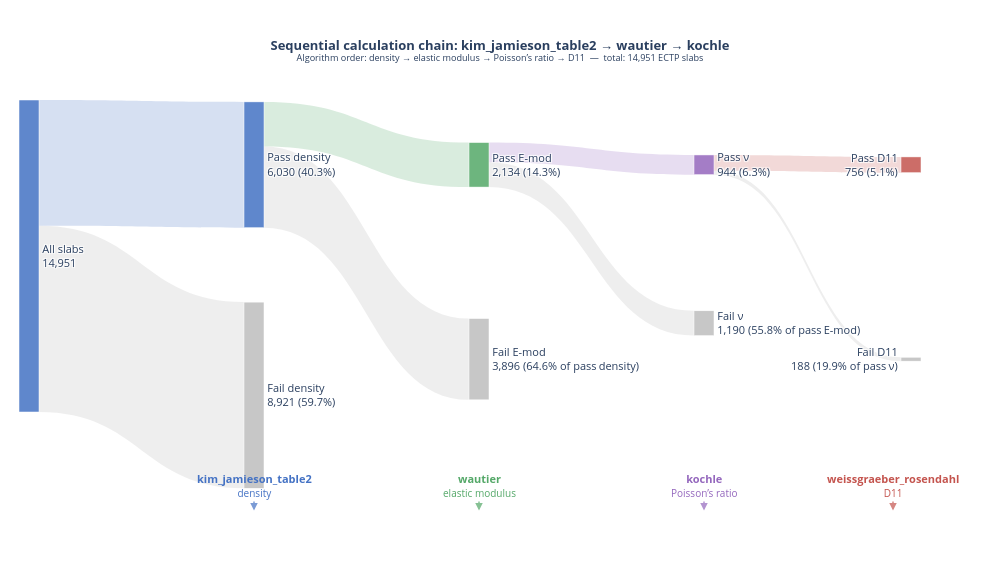

The cell this chart's notebook holds for it:
### Markdown cell above
## 4. Sankey Diagram: kim_jamieson_table2 → wautier → kochle

Slabs lost at each successive step of the calculation chain for the pathway
`kim_jamieson_table2 → wautier → kochle`.

### Code cell
import plotly.graph_objects as go

TARGET          = "kim_jamieson_table2 → wautier → kochle"
METHOD_DENSITY  = "kim_jamieson_table2"
METHOD_EMOD     = "wautier"
METHOD_POISSONS = "kochle"
METHOD_D11      = "weissgraeber_rosendahl"

n_start      = len(ectp_slabs)
sc           = pathway_step_counts[TARGET]

# Sequential step counts (algorithm order: density → E-mod → ν → D11)
n_density    = sc['density']     # slabs where ALL layers got density
n_e_mod      = sc['e_mod']       # slabs where ALL layers got E-mod
n_poissons   = sc['poissons']    # slabs where ALL layers got ν
n_d11        = sc['d11']         # slabs that produced a D11 value

fail_density  = n_start    - n_density
fail_e_mod    = n_density  - n_e_mod
fail_poissons = n_e_mod    - n_poissons
fail_d11      = n_poissons - n_d11

def pct(n, d): return f"{n/d:.1%}" if d else "—"

# ── Node layout ───────────────────────────────────────────────────────────
#
# Column:   0      1      2      3      4
# x pos:  0.01   0.26   0.51   0.76   0.99
#
#  0  All slabs
#  1  Pass density   (high)    2  Fail density   (low, y=0.82)
#  3  Pass E-mod     (high)    4  Fail E-mod     (y=0.72, staggered)
#  5  Pass ν         (high)    6  Fail ν         (y=0.62, staggered)
#  7  Pass D11       (high)    8  Fail D11       (y=0.72)

BLUE  = "rgba( 68, 114, 196, 0.85)"   # density
GREEN = "rgba( 84, 168, 104, 0.85)"   # E-mod
PURP  = "rgba(148, 103, 189, 0.85)"   # Poisson's ratio
RED   = "rgba(196,  84,  78, 0.85)"   # D11
GREY  = "rgba(170, 170, 170, 0.65)"   # failures

node_labels = [
    f"All slabs<br>{n_start:,}",
    f"Pass density<br>{n_density:,} ({pct(n_density, n_start)})",
    f"Fail density<br>{fail_density:,} ({pct(fail_density, n_start)})",
    f"Pass E-mod<br>{n_e_mod:,} ({pct(n_e_mod, n_start)})",
    f"Fail E-mod<br>{fail_e_mod:,} ({pct(fail_e_mod, n_density)} of pass density)",
    f"Pass ν<br>{n_poissons:,} ({pct(n_poissons, n_start)})",
    f"Fail ν<br>{fail_poissons:,} ({pct(fail_poissons, n_e_mod)} of pass E-mod)",
    f"Pass D11<br>{n_d11:,} ({pct(n_d11, n_start)})",
    f"Fail D11<br>{fail_d11:,} ({pct(fail_d11, n_poissons)} of pass ν)",
]

#           0     1     2     3     4     5     6     7     8
node_x   = [0.01, 0.26, 0.26, 0.51, 0.51, 0.76, 0.76, 0.99, 0.99]
node_y   = [0.35, 0.18, 0.82, 0.18, 0.72, 0.18, 0.62, 0.18, 0.72]
node_col = [BLUE, BLUE, GREY, GREEN, GREY, PURP, GREY, RED,  GREY]

link_source = [0, 0, 1, 1, 3, 3, 5, 5]
link_target = [1, 2, 3, 4, 5, 6, 7, 8]
link_value  = [
    n_density,   fail_density,
    n_e_mod,     fail_e_mod,
    n_poissons,  fail_poissons,
    n_d11,       fail_d11,
]
link_color  = [
    "rgba( 68, 114, 196, 0.22)",
    "rgba(170, 170, 170, 0.20)",
    "rgba( 84, 168, 104, 0.22)",
    "rgba(170, 170, 170, 0.20)",
    "rgba(148, 103, 189, 0.22)",
    "rgba(170, 170, 170, 0.20)",
    "rgba(196,  84,  78, 0.22)",
    "rgba(170, 170, 170, 0.20)",
]

fig = go.Figure(go.Sankey(
    arrangement="snap",
    node=dict(
        label=node_labels,
        x=node_x, y=node_y,
        color=node_col,
        pad=12, thickness=20,
        line=dict(color="white", width=0.5),
    ),
    link=dict(
        source=link_source, target=link_target,
        value=link_value, color=link_color,
    ),
))

# ── Method label annotations ──────────────────────────────────────────────
# Labels sit below each destination column. ax/ay are pixel offsets from
# the annotation point (arrow tip is at the label, tail points upward).
# axref/ayref must be 'pixel' in this version of Plotly.

fig.update_layout(
    title=dict(
        text=(
            f"<b>Sequential calculation chain: {TARGET}</b><br>"
            f"<sup>Algorithm order: density → elastic modulus → Poisson’s ratio → D11  —  "
            f"total: {n_start:,} ECTP slabs</sup>"
        ),
        x=0.5, xanchor="center", font=dict(size=13),
    ),
    font=dict(size=11),
    width=1000,
    height=580,
    margin=dict(l=20, r=80, t=100, b=120),
    annotations=[
        # Labels placed below each output column using paper coords;
        # arrow drawn with pixel offset (ax=0 = directly above label).
        dict(
            x=0.26, y=-0.14, xref="paper", yref="paper",
            ax=0, ay=-25, axref="pixel", ayref="pixel",
            showarrow=True, arrowhead=2, arrowsize=1, arrowwidth=1.5,
            arrowcolor="rgba(68,114,196,0.7)",
            text=f"<b>{METHOD_DENSITY}</b><br><span style='font-size:10px'>density</span>",
            font=dict(size=11, color="rgba(68,114,196,1)"), align="center",
        ),
        dict(
            x=0.51, y=-0.14, xref="paper", yref="paper",
            ax=0, ay=-25, axref="pixel", ayref="pixel",
            showarrow=True, arrowhead=2, arrowsize=1, arrowwidth=1.5,
            arrowcolor="rgba(84,168,104,0.7)",
            text=f"<b>{METHOD_EMOD}</b><br><span style='font-size:10px'>elastic modulus</span>",
            font=dict(size=11, color="rgba(84,168,104,1)"), align="center",
        ),
        dict(
            x=0.76, y=-0.14, xref="paper", yref="paper",
            ax=0, ay=-25, axref="pixel", ayref="pixel",
            showarrow=True, arrowhead=2, arrowsize=1, arrowwidth=1.5,
            arrowcolor="rgba(148,103,189,0.7)",
            text=f"<b>{METHOD_POISSONS}</b><br><span style='font-size:10px'>Poisson’s ratio</span>",
            font=dict(size=11, color="rgba(148,103,189,1)"), align="center",
        ),
        dict(
            x=0.97, y=-0.14, xref="paper", yref="paper",
            ax=0, ay=-25, axref="pixel", ayref="pixel",
            showarrow=True, arrowhead=2, arrowsize=1, arrowwidth=1.5,
            arrowcolor="rgba(196,84,78,0.7)",
            text=f"<b>{METHOD_D11}</b><br><span style='font-size:10px'>D11</span>",
            font=dict(size=11, color="rgba(196,84,78,1)"), align="center",
        ),
    ],
)

fig.show()

### Figure 1 — Plotly figure (JSON) as saved in the notebook; plotly's stock layout.template omitted (floating-point values rounded to 4 significant figures)
{"data": [{"arrangement": "snap", "link": {"color": ["rgba( 68, 114, 196, 0.22)", "rgba(170, 170, 170, 0.20)", "rgba( 84, 168, 104, 0.22)", "rgba(170, 170, 170, 0.20)", "rgba(148, 103, 189, 0.22)", "rgba(170, 170, 170, 0.20)", "rgba(196,  84,  78, 0.22)", "rgba(170, 170, 170, 0.20)"], "source": [0, 0, 1, 1, 3, 3, 5, 5], "target": [1, 2, 3, 4, 5, 6, 7, 8], "value": [6030, 8921, 2134, 3896, 944, 1190, 756, 188]}, "node": {"color": ["rgba( 68, 114, 196, 0.85)", "rgba( 68, 114, 196, 0.85)", "rgba(170, 170, 170, 0.65)", "rgba( 84, 168, 104, 0.85)", "rgba(170, 170, 170, 0.65)", "rgba(148, 103, 189, 0.85)", "rgba(170, 170, 170, 0.65)", "rgba(196,  84,  78, 0.85)", "rgba(170, 170, 170, 0.65)"], "label": ["All slabs<br>14,951", "Pass density<br>6,030 (40.3%)", "Fail density<br>8,921 (59.7%)", "Pass E-mod<br>2,134 (14.3%)", "Fail E-mod<br>3,896 (64.6% of pass density)", "Pass ν<br>944 (6.3%)", "Fail ν<br>1,190 (55.8% of pass E-mod)", "Pass D11<br>756 (5.1%)", "Fail D11<br>188 (19.9% of pass ν)"], "line": {"color": "white", "width": 0.5}, "pad": 12, "thickness": 20, "x": [0.01, 0.26, 0.26, 0.51, 0.51, 0.76, 0.76, 0.99, 0.99], "y": [0.35, 0.18, 0.82, 0.18, 0.72, 0.18, 0.62, 0.18, 0.72]}, "type": "sankey"}], "layout": {"annotations": [{"align": "center", "arrowcolor": "rgba(68,114,196,0.7)", "arrowhead": 2, "arrowsize": 1, "arrowwidth": 1.5, "ax": 0, "axref": "pixel", "ay": -25, "ayref": "pixel", "font": {"color": "rgba(68,114,196,1)", "size": 11}, "showarrow": true, "text": "<b>kim_jamieson_table2</b><br><span style='font-size:10px'>density</span>", "x": 0.26, "xref": "paper", "y": -0.14, "yref": "paper"}, {"align": "center", "arrowcolor": "rgba(84,168,104,0.7)", "arrowhead": 2, "arrowsize": 1, "arrowwidth": 1.5, "ax": 0, "axref": "pixel", "ay": -25, "ayref": "pixel", "font": {"color": "rgba(84,168,104,1)", "size": 11}, "showarrow": true, "text": "<b>wautier</b><br><span style='font-size:10px'>elastic modulus</span>", "x": 0.51, "xref": "paper", "y": -0.14, "yref": "paper"}, {"align": "center", "arrowcolor": "rgba(148,103,189,0.7)", "arrowhead": 2, "arrowsize": 1, "arrowwidth": 1.5, "ax": 0, "axref": "pixel", "ay": -25, "ayref": "pixel", "font": {"color": "rgba(148,103,189,1)", "size": 11}, "showarrow": true, "text": "<b>kochle</b><br><span style='font-size:10px'>Poisson’s ratio</span>", "x": 0.76, "xref": "paper", "y": -0.14, "yref": "paper"}, {"align": "center", "arrowcolor": "rgba(196,84,78,0.7)", "arrowhead": 2, "arrowsize": 1, "arrowwidth": 1.5, "ax": 0, "axref": "pixel", "ay": -25, "ayref": "pixel", "font": {"color": "rgba(196,84,78,1)", "size": 11}, "showarrow": true, "text": "<b>weissgraeber_rosendahl</b><br><span style='font-size:10px'>D11</span>", "x": 0.97, "xref": "paper", "y": -0.14, "yref": "paper"}], "font": {"size": 11}, "height": 580, "margin": {"b": 120, "l": 20, "r": 80, "t": 100}, "title": {"font": {"size": 13}, "text": "<b>Sequential calculation chain: kim_jamieson_table2 → wautier → kochle</b><br><sup>Algorithm order: density → elastic modulus → Poisson’s ratio → D11  —  total: 14,951 ECTP slabs</sup>", "x": 0.5, "xanchor": "center"}, "width": 1000}}
